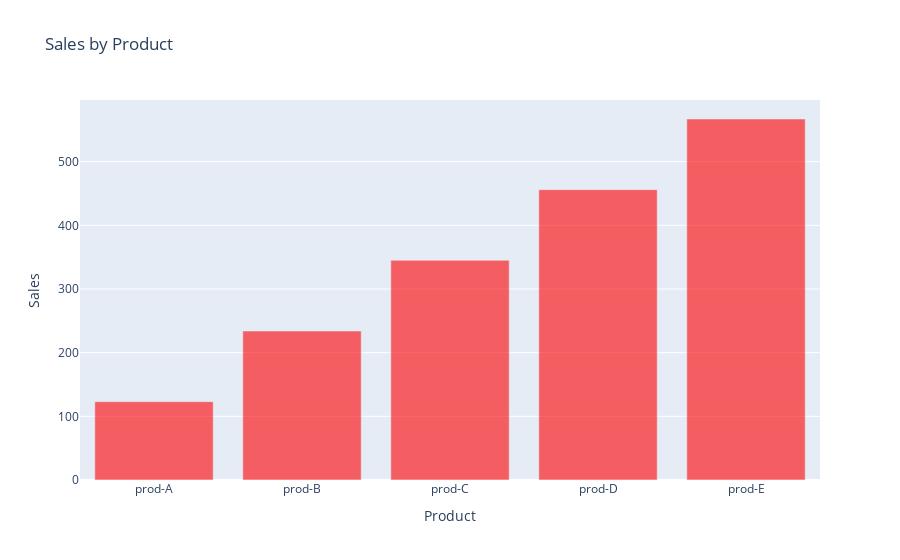

The notebook cell saved with this chart:
### Code cell
import plotly.graph_objects as pg

prod=['prod-A','prod-B','prod-C','prod-D','prod-E']
sales=[123, 234, 345, 456, 567]
sales2=[234, 345, 456, 567, 678]
sales3=[345, 456, 567, 678, 789]
sales4=[456, 567, 678, 789, 890]

#Bar plot
fg=pg.Figure(pg.Bar(x=prod, y=sales, name='sales1',marker=dict(color='red',opacity=0.6)))
fg.update_layout(title='Sales by Product', xaxis_title='Product', yaxis_title='Sales')
fg.show()

### Figure 1 — Plotly figure (JSON) as saved in the notebook; plotly's stock layout.template omitted (floating-point values rounded to 4 significant figures)
{"data": [{"marker": {"color": "red", "opacity": 0.6}, "name": "sales1", "type": "bar", "x": ["prod-A", "prod-B", "prod-C", "prod-D", "prod-E"], "y": [123, 234, 345, 456, 567]}], "layout": {"title": {"text": "Sales by Product"}, "xaxis": {"title": {"text": "Product"}}, "yaxis": {"title": {"text": "Sales"}}}}
